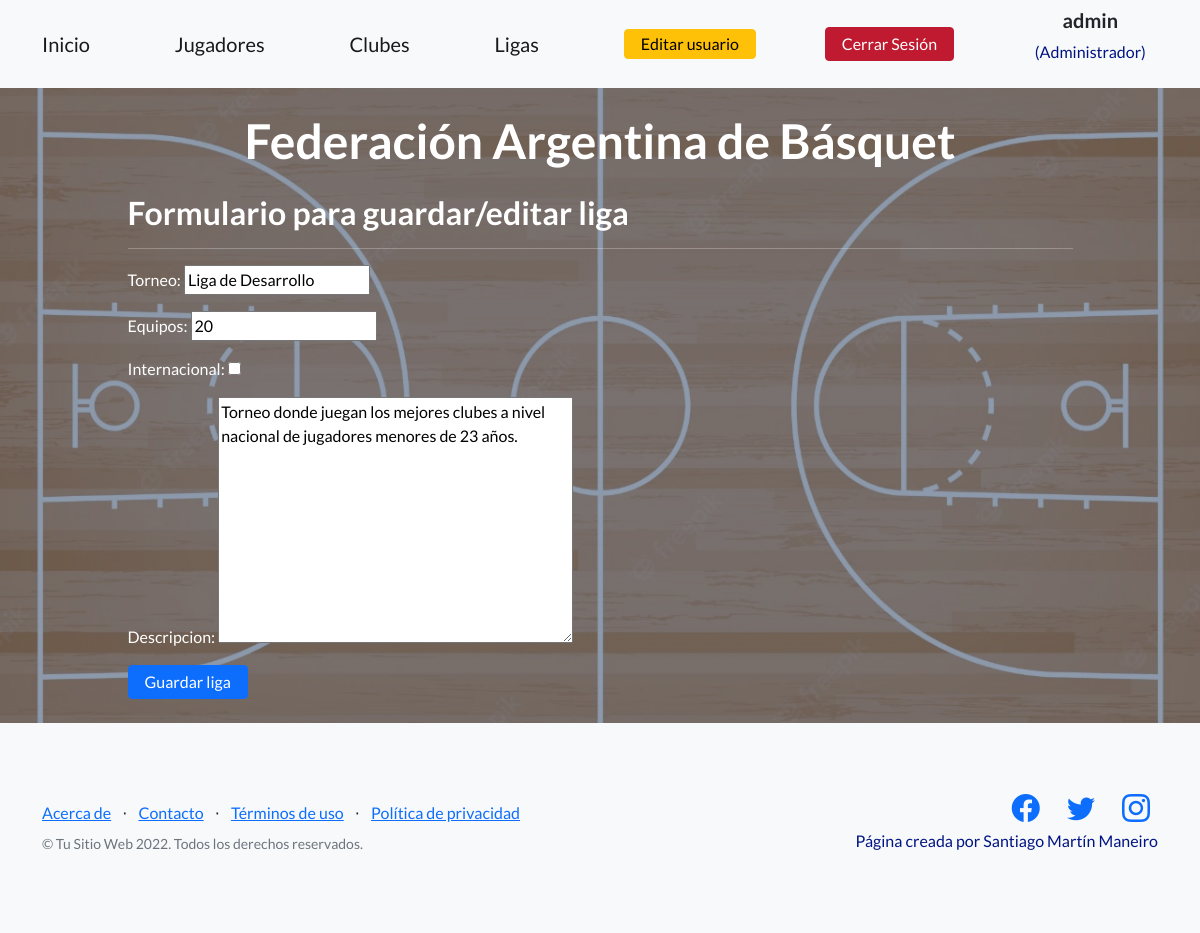
Screenshot of /ligas/3/update (signed in) with the database file from the repository.
### ligas/models.py (models this page shows, shortened)
class Ligas(models.Model):
    torneo = models.CharField(max_length=40)
    equipos = models.IntegerField()
    internacional = models.BooleanField()
    descripcion = models.TextField(blank = True, null=True)

### ligas/views.py (the view)
# urls.py: path('<int:pk>/update', views.LigasUpdateView.as_view(), name='ligas-update'),
class LigasUpdateView(LoginRequiredMixin, UpdateView):
    model = Ligas
    template_name = "ligas_form.html"
    success_url = reverse_lazy('ligas:ligas-list')
    fields = ['torneo', 'equipos', 'internacional', 'descripcion']

### ligas/templates/ligas_form.html (shortened to what this page needs)
{% extends "index.html" %}
{% load static %}
{% block ProjectManeiro_content %}
<h2>Formulario para guardar/editar liga</h2>
<hr></hr>
<form action="" method="POST">
    {{ form.as_p }}
    <input type="submit" class="btn btn-azul" value="Guardar liga" />
</form>
{% endblock %}

### home/templates/index.html (shortened to what this page needs)
<!DOCTYPE html>
<html lang="en">
    <head>
        {% load static %}
        <link href="https://cdn.jsdelivr.net/npm/bootstrap-icons@1.5.0/font/bootstrap-icons.css" rel="stylesheet" type="text/css" />
        <link href="{% static 'home/css/styles.css' %}" rel="stylesheet" />
        <link rel="stylesheet" href="https://cdnjs.cloudflare.com/ajax/libs/font-awesome/4.7.0/css/font-awesome.min.css">
    </head>
    <body>
        <nav class="navbar navbar-light bg-light static-top">
            <div class="container">
                <a class="navbar-brand" href="{% url 'home:main' %}">Inicio</a>
                <a class="navbar-brand" href="{% url 'jugadores:jugadores-list' %}">Jugadores</a>
                <a class="navbar-brand" href="{% url 'clubes:clubes-list' %}">Clubes</a>
                <a class="navbar-brand" href="{% url 'ligas:ligas-list' %}">Ligas</a>
                {% if user.is_authenticated %}
                <a class="btn2 btn-warning" href="{% url 'user:user-update' %}">Editar usuario</a>
                <a class="btn btn-primary" href="{% url 'user:user-logout' %}">Cerrar Sesión</a>
                {% else %}
                <a class="btn btn-azul" href="{% url 'user:user-login' %}">Iniciar Sesión</a>
                {% endif %}
                {% if user.is_authenticated %}
                <div class="text-center">
                    <h5>{{ user.username }}</h5>
                        <div class="container">
                        {% if user.is_superuser %}
                        <h7><p style="color: rgb(0, 20, 131)" >(Administrador)</p></h7>
                        {% else %}
                        <h7><p style="color: rgb(0, 20, 131)" >(No eres Administrador)</p></h7>
                        {%endif%}
                        </div>
                {% endif %}
            </div>
        </nav>
        <header class="masthead">
            <div class="container position-relative">
                <div class="row justify-content-center">
                    <div class="col-xl-6">
                        <div class="text-center text-white">
                            <h1 class="mb-5">Federación Argentina de Básquet</h1>
                            <div class="text-lg-start text-white">
                                {% block ProjectManeiro_content %}
                                {% endblock %}
                            </div>
                        </div>
                    </div>
                </div>
            </div>
        </header>
        <footer class="footer bg-light">
            <div class="container">
                <div class="row">
                    <div class="col-lg-6 h-100 text-center text-lg-start my-auto">
                        <ul class="list-inline mb-2">
                            <li class="list-inline-item"><a href="{% url 'home:acerca-de' %}">Acerca de</a></li>
                            <li class="list-inline-item">⋅</li>
                            <li class="list-inline-item"><a href="{% url 'home:contacto' %}">Contacto</a></li>
                            <li class="list-inline-item">⋅</li>
                            <li class="list-inline-item"><a href="#!">Términos de uso</a></li>
                            <li class="list-inline-item">⋅</li>
                            <li class="list-inline-item"><a href="#!">Política de privacidad</a></li>
                        </ul>
                        <p class="text-muted small mb-4 mb-lg-0">&copy; Tu Sitio Web 2022. Todos los derechos reservados.</p>
                    </div>
                    <div class="col-lg-6 h-100 text-center text-lg-end my-auto">
                        <ul class="list-inline mb-0">
                            <li class="list-inline-item me-4">
                                <a href="http://facebook.com/saantiago.martin/"><i class="bi-facebook fs-3"></i></a>
                            </li>
                            <li class="list-inline-item me-4">
                                <a href="http://twitter.com/SantiiManeiro"><i class="bi-twitter fs-3"></i></a>
                            </li>
                            <li class="list-inline-item">
                                <a href="http://instagram.com/santimaneiro/"><i class="bi-instagram fs-3"></i></a>
                            </li>
                            <h7><p style="color: rgb(0, 20, 131)" >Página creada por Santiago Martín Maneiro</p></h7>
                        </ul>
                    </div>
                </div>
            </div>
        </footer>
    </body>
</html>

### rows the page displays
Ligas: torneo "Liga de Desarrollo", equipos "20", descripcion "Torneo donde juegan los mejores clubes a nivel nacional de jugadores menores de 23 años."

### other values shown
{{ user.username }} "admin"
